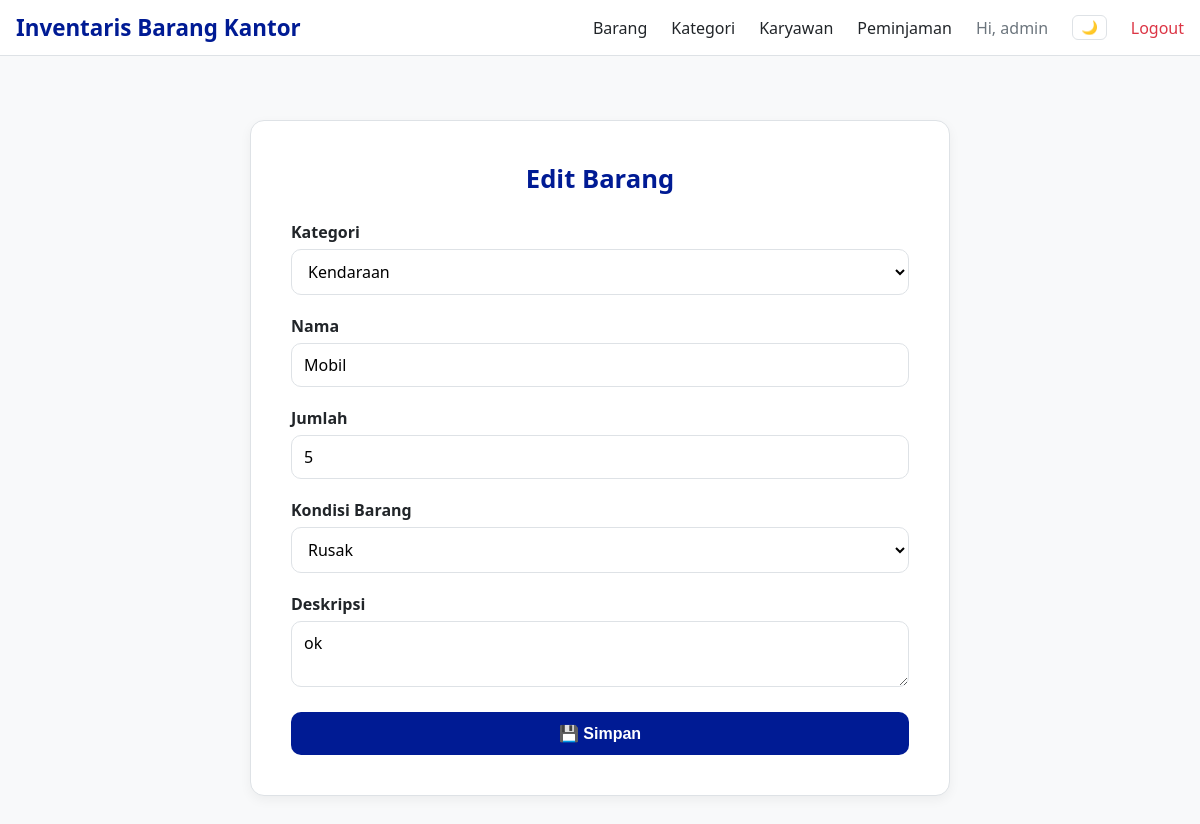
Screenshot of /?url=admin/itemForm&id=13 (signed in) with the database file from the repository.
### tables this page shows
CREATE TABLE `items` (
  `id` int(11) NOT NULL,
  `category_id` int(11) NOT NULL,
  `name` varchar(150) NOT NULL,
  `quantity` int(11) NOT NULL DEFAULT 0,
  `description` text DEFAULT NULL,
  `condition` enum('bagus','rusak') NOT NULL DEFAULT 'bagus'
);

CREATE TABLE `categories` (
  `id` int(11) NOT NULL,
  `name` varchar(100) NOT NULL
);

### app/controllers/AdminController.php (called while the page is built, shortened)
<?php
require_once __DIR__.'/../models/Category.php';
require_once __DIR__.'/../models/Item.php';
class AdminController {
    protected $categoryModel, $itemModel, $employeeModel, $loanModel;
    public function __construct() {
        $this->categoryModel = new Category();
        $this->itemModel = new Item();
    }
    public function itemForm() {
        $id = $_GET['id'] ?? null;
        $item = $id ? $this->itemModel->find($id) : null;
        $categories = $this->categoryModel->all();
        require __DIR__.'/../views/admin/form_item.php';
    }
}

### config/database.php (called while the page is built)
<?php
return [ 'host'=>'127.0.0.1','db'=>'inventaris12','user'=>'root','pass'=>'','charset'=>'utf8mb4' ];

### app/models/Model.php (called while the page is built, shortened)
<?php
class Model
{
    public function __construct()
    {
        $cfg = require __DIR__ . '/../../config/database.php';
        $dsn = "mysql:host={$cfg['host']};dbname={$cfg['db']};charset={$cfg['charset']}";
        $this->pdo = new PDO(
            $dsn,
            $cfg['user'],
            $cfg['pass'],
            [
                PDO::ATTR_ERRMODE => PDO::ERRMODE_EXCEPTION
            ]
        );
    }
}

### app/models/Category.php (called while the page is built, shortened)
<?php
require_once __DIR__ . '/Model.php';
class Category extends Model {
    public function all(){ return $this->pdo->query('SELECT * FROM categories')->fetchAll(PDO::FETCH_ASSOC); }
}

### app/models/Item.php (called while the page is built, shortened)
<?php
require_once __DIR__ . '/Model.php';
class Item extends Model
{
    public function find($id)
    {
        $stmt = $this->pdo->prepare("SELECT * FROM items WHERE id = ?");
        $stmt->execute([$id]);
        return $stmt->fetch(PDO::FETCH_ASSOC);
    }
}

### app/views/admin/form_item.php (the view, shortened to what this page needs)
<?php require __DIR__.'/../layout/header.php'; ?>
<div class="form-container">
  <h3><?= isset($item) ? 'Edit Barang' : 'Tambah Barang' ?></h3>
  <form method="post" action="?url=admin/itemSave">
    <div class="form-group">
      <label class="form-label">Kategori</label>
      <select class="form-select" name="category_id" required>
        <?php foreach ($categories as $cat): ?>
          <option value="<?= $cat['id'] ?>"
            <?= (isset($item) && $item['category_id'] == $cat['id']) ? 'selected' : '' ?>>
            <?= htmlspecialchars($cat['name']) ?>
          </option>
        <?php endforeach; ?>
      </select>
    </div>
    <div class="form-group">
      <label class="form-label">Nama</label>
      <input
        class="form-control"
        name="name"
        value="<?= isset($item) ? htmlspecialchars($item['name']) : '' ?>"
        placeholder="Masukkan nama barang"
        required
      >
    </div>
    <div class="form-group">
      <label class="form-label">Jumlah</label>
      <input
        class="form-control"
        type="number"
        name="quantity"
        value="<?= isset($item) ? $item['quantity'] : 1 ?>"
        min="0"
        required
      >
    </div>
    <div class="form-group">
      <label class="form-label">Kondisi Barang</label>
      <select class="form-select" name="condition" required>
        <option value="rusak" <?= (isset($item) && $item['condition']=='rusak') ? 'selected' : '' ?>>Rusak</option>
      </select>
    </div>
    <div class="form-group">
      <label class="form-label">Deskripsi</label>
      <textarea
        class="form-control"
        name="description"
        placeholder="Tuliskan deskripsi barang..."><?= isset($item) ? htmlspecialchars($item['description']) : '' ?></textarea>
    </div>
    <button class="btn-success">💾 Simpan</button>
  </form>
</div>
<?php require __DIR__.'/../layout/footer.php'; ?>

### app/views/layout/header.php (style rules this page uses)
:root { --primary:#001b94ff; --danger:#dc3545; --bg:#f8f9fa; --white:#fff; --text:#212529; --text-light:#6c757d; --border:#dee2e6; }
* { box-sizing:border-box; }
body { margin:0; font-family:'Segoe UI',Arial,sans-serif; background-color:var(--bg); color:var(--text); padding-top:70px; transition:background-color 0.3s,color 0.3s; }

### app/views/admin/form_item.php (style rules this page uses)
.form-container { background: var(--white); border: 1px solid var(--border); border-radius: 14px; box-shadow: 0 4px 12px rgba(0,0,0,0.05); max-width: 700px; margin: 50px auto; padding: 40px; }
.form-container h3 { margin-top: 0; color: var(--primary); font-weight: 700; font-size: 1.6rem; text-align: center; margin-bottom: 25px; }
.form-group { margin-bottom: 20px; }
.form-label { display: block; font-weight: 600; margin-bottom: 6px; color: var(--text); }
.form-control, .form-select, textarea { width: 100%; padding: 10px 12px; border: 1px solid var(--border); border-radius: 10px; font-size: 1rem; font-family: inherit; outline: none; transition: border-color 0.2s ease, box-shadow 0.2s ease; background-color: #fff; }
.btn-success { display: block; width: 100%; background: var(--primary); color: #fff; border: none; border-radius: 10px; padding: 12px 0; font-weight: 600; cursor: pointer; font-size: 1rem; transition: background-color 0.2s ease, transform 0.1s ease; }

### rows the page displays
items: category_id "Kendaraan", name "Mobil", quantity "5", condition "Rusak", description "ok"

### other values shown
$_SESSION['user']['name'] "admin"
